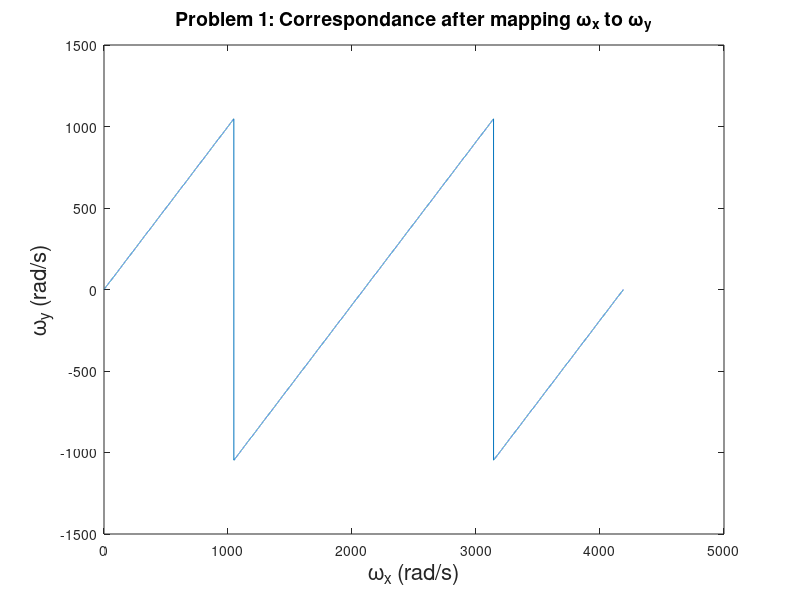

Write MATLAB code to recreate this figure.
%% Paul Monroy: ECE 148B Assignement 1 Problem 1
% Correspondance after mapping input w_x to w_y

clear;
clc;

delta_t = 3e-3; %arbitray setting of sampling rate
w_o = 2*pi/delta_t; %sampling frequency

w_x = 0:0.1:2*w_o; %setting range of input frequency w_x

ref_marker = -1 * w_o/2; %reference is negative end of spectrum
adjusted_freq = w_x - ref_marker;
after_mod_freq = mod(adjusted_freq,w_o);%using modulo w0

w_y = after_mod_freq + ref_marker; %final output frequency

figure;
plot(w_x,w_y)
xlabel('\omega_x (rad/s)', 'FontSize', 16)
ylabel('\omega_y (rad/s)', 'FontSize', 16)
title('Problem 1: Correspondance after mapping \omega_x to \omega_y', 'FontSize', 14)